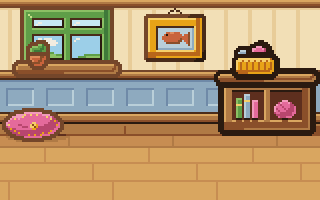
#> input picture aseprite-source/catfish/test/cf-room.png, 320 x 200 px, given in place of cf-up-fish.png, which was not available
$ python sheets.py
#> lines starting #> are read from the running program, lines starting #| are printed output that depends on the picture
from PIL import Image
import os
O='/home/user/gnome-venture/game/assets/img/catfish/'; N='out/'
LIGHT=(240,225,200,255); DARK=(40,32,48,255)
def load(p): return Image.open(p).convert('RGBA')
def cell(im,s,bg,pad=0):
    b=Image.new('RGBA',im.size,bg); b.alpha_composite(im); return b.resize((im.width*s,im.height*s),Image.NEAREST)
def grid(keys,pre,cols,s,sz=64):
#> called with pre = 'cf-up-%s.png', cols = 8, s = 4, sz = 64
    W=cols*sz*s; rows=(len(keys)+cols-1)//cols
    out=[]
    for bg in (LIGHT,DARK):
        for grp in range(rows):
            for src in (O,N):
                row=Image.new('RGBA',(W,sz*s),bg)
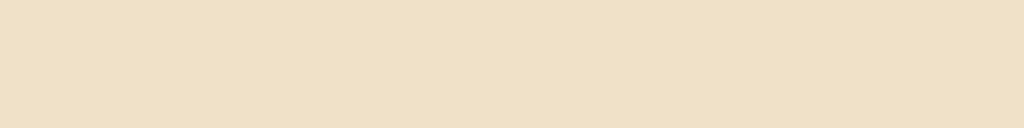
#> row: PIL image 2048x256 RGBA (shown at 1/2 size); mean R, G, B, A 240, 225, 200, 255
                for j,k in enumerate(keys[grp*cols:(grp+1)*cols]):
                    row.alpha_composite(cell(load(src+pre%k),s,bg),(j*sz*s,0))
#> in load, returned value is the input picture: PIL image 320x200 RGBA; mean R, G, B, A 176.8, 145, 104.3, 255
#> in cell, `b = Image.new('RGBA', im.size, bg)`:
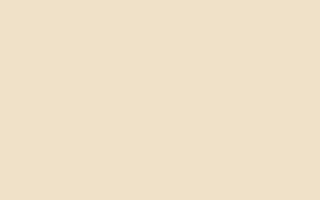
#> b: PIL image 320x200 RGBA; mean R, G, B, A 240, 225, 200, 255
#> in cell, `return b.resize((im.width * s, im.height * s), Image.NEAREST)`:
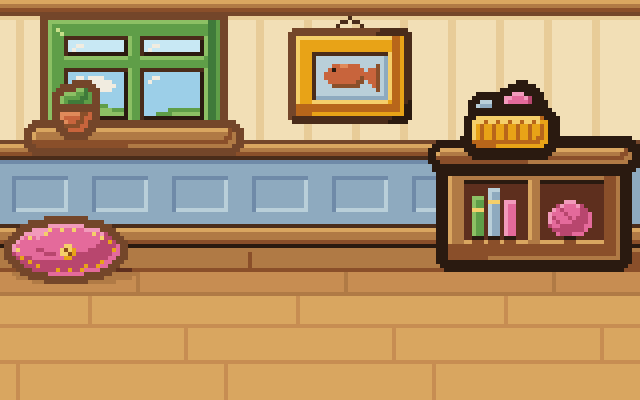
#> returned value: PIL image 1280x800 RGBA (shown at 1/2 size); mean R, G, B, A 176.8, 145, 104.3, 255
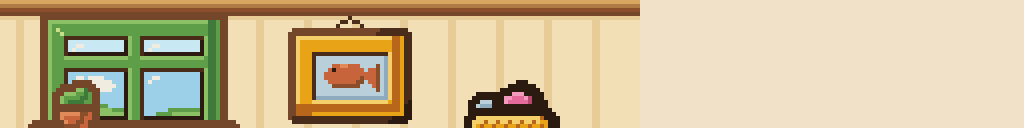
#> row: PIL image 2048x256 RGBA (shown at 1/2 size); mean R, G, B, A 204.3, 187.2, 150.3, 255
                out.append(row)
    H=sum(r.height for r in out); sh=Image.new('RGBA',(W,H+ (len(out)//2)*0),(255,0,255,255))
    y=0
    for r in out: sh.alpha_composite(r,(0,y)); y+=r.height
    return sh
ic='fish silk catnip glitter string spring motor double sunbeam rug scratch window bowl toybox cattree catflap'.split()
#> (the run stopped early here; a loop or call above may not have finished)
